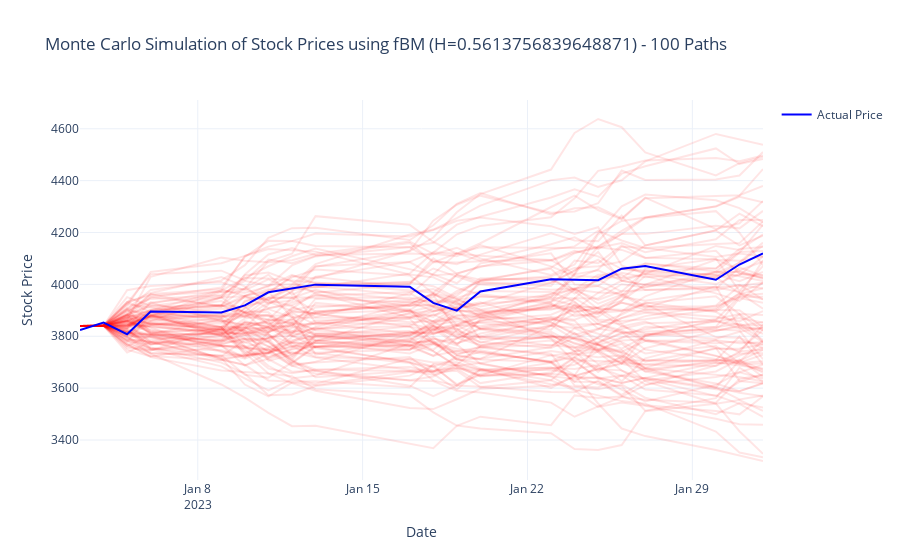

Notebook source saved alongside this figure:
### Code cell
def montecarlo_simulation_and_plot(train_data, test_data, H, num_simulations=100):
    """
    Perform a Monte Carlo simulation by generating multiple fBM price paths and plot them 
    alongside the actual stock prices.
    
    Parameters:
        train_data (DataFrame): Training data containing columns 'price' and 'log_returns'.
        test_data (DataFrame): Testing data (used to determine the forecast horizon).
        H (float): Hurst exponent for the fBM model.
        num_simulations (int): Number of simulation paths to generate.
    """
    # Set seeds for reproducibility
    random.seed(42)
    np.random.seed(42)
    
    # Calculate drift (μ) and volatility (σ) from training log returns
    mu = train_data["log_returns"].mean()
    sigma = train_data["log_returns"].std()
    
    n_days = len(test_data)
    time_points = np.arange(n_days)
    S0 = train_data['price'].iloc[-1]
    
    simulation_paths = []
    
    for i in range(num_simulations):
        # For each simulation, sample a new fBM path
        fbm = FractionalBrownianMotion(hurst=H, t=n_days - 1)
        fbm_values = fbm.sample(n=n_days - 2)
        fbm_values = np.insert(fbm_values, 0, 0)  # align with the time vector
        sim_prices = S0 * np.exp(mu * time_points + sigma * fbm_values)
        simulation_paths.append(sim_prices)
    
    # Create a Plotly figure for the Monte Carlo simulation
    fig = go.Figure()
    
    # Add each simulated path (using low opacity to avoid clutter)
    for i, sim_prices in enumerate(simulation_paths):
        fig.add_trace(go.Scatter(
            x=test_data.index,
            y=sim_prices,
            mode='lines',
            name=f'Simulation {i+1}',
            line=dict(color='rgba(255, 0, 0, 0.1)'),  # Red with transparency
            showlegend=False  # Hide individual simulation legends
        ))
    
    # Overlay the actual prices
    fig.add_trace(go.Scatter(
        x=test_data.index,
        y=test_data["price"],
        mode='lines',
        name='Actual Price',
        line=dict(color='blue', width=2)
    ))
    
    # Update plot layout
    fig.update_layout(
        title=f"Monte Carlo Simulation of Stock Prices using fBM (H={H}) - {num_simulations} Paths",
        xaxis_title="Date",
        yaxis_title="Stock Price",
        template="plotly_white"
    )
    
    fig.show()

montecarlo_simulation_and_plot(SNP_training_df, SNP_testing_df, SNP_hurst_est, num_simulations=100)
